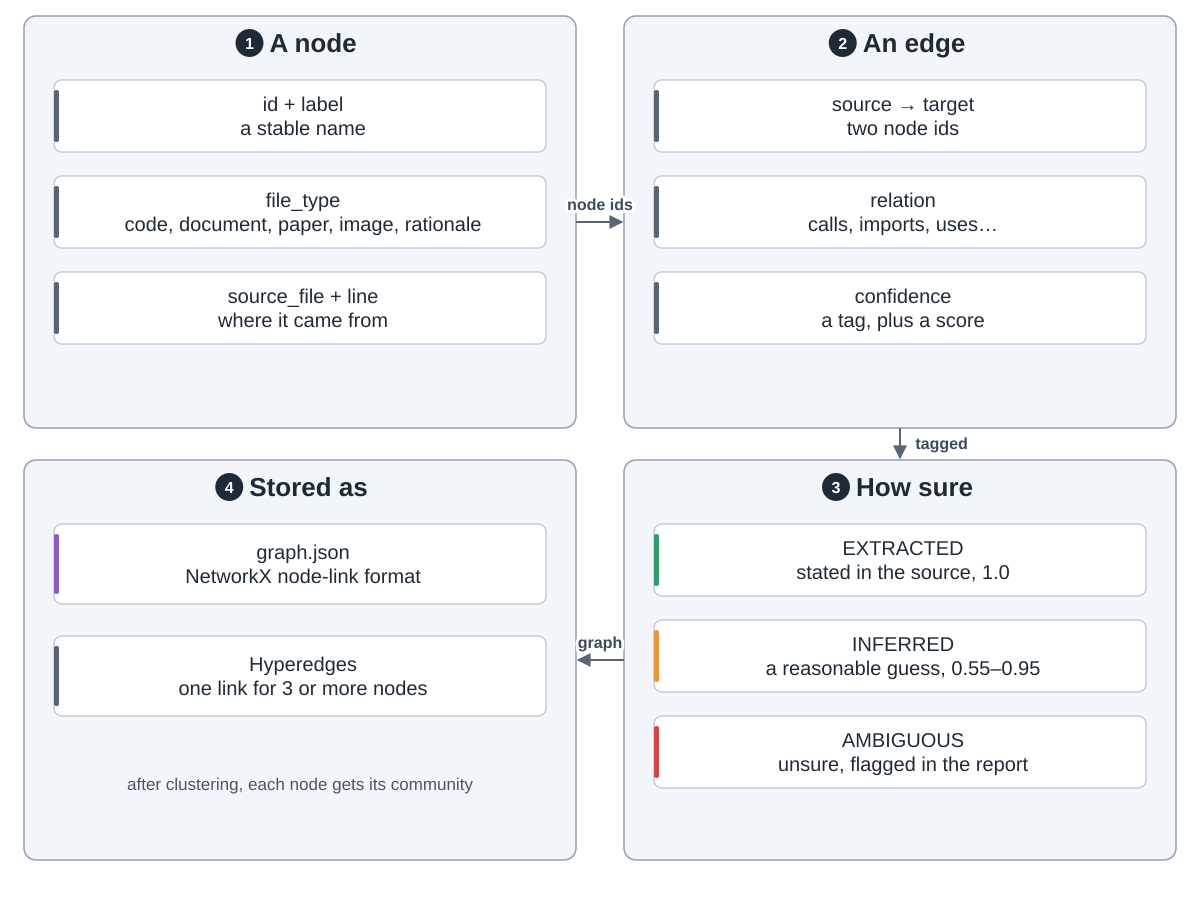

Write the Python code that produced this figure.
"""graphify data model: what one node and one edge hold.  Drawn from the graphify repo
(https://github.com/Graphify-Labs/graphify, ARCHITECTURE.md "Extraction output schema" and "Confidence
labels"; docs/how-it-works.md "Confidence tagging" (INFERRED rubric 0.55-0.95) and "The graph format";
graphify/report.py "Ambiguous Edges - Review These"; graphify/skill.md Step 5 (community_name in
graph.json); commit 35adf43).  Run: python3 model.py

Snake order: 1 a node (top left) -> 2 an edge (top right) -> 3 how sure (bottom right)
-> 4 stored as (bottom left)."""
import sys
from pathlib import Path

sys.path.insert(0, str(Path(__file__).resolve().parents[2] / "tools"))
from archdiagram import Diagram  # noqa: E402

L, R, W = 24, 624, 552
T1, H1 = 16, 412
T2, H2 = 460, 400


def col(x, top, cards, h=72, gap=24, arrows=True):
    """One column of wide cards, top to bottom, optionally joined by arrows."""
    for i, (lbl, kind) in enumerate(cards):
        y = top + 64 + i * (h + gap)
        d.card(x + 30, y, lbl, kind, w=492, h=h)
        if arrows and i:
            d.arrow(f"M{x + W / 2} {y - gap}V{y - 2}")


def handoffs(a, b, c, ya=T1 + 206, yc=T2 + 200):
    """Arrows between the four groups in snake order, with what each one carries."""
    if a:
        d.arrow(f"M{L + W} {ya}H{R - 2}", label=a, at=(600, ya - 12))
    if b:
        d.arrow(f"M{R + W / 2} {T1 + H1}V{T2 - 2}", label=b, at=(R + W / 2 + 14 + len(b) * 4.6, T1 + H1 + 21))
    if c:
        d.arrow(f"M{R} {yc}H{L + W + 2}", label=c, at=(600, yc - 12))


d = Diagram("graphify data model",
            "1 A node: an id and a readable label; a file type of code, document, paper, image or rationale; "
            "and the source file and line it came from. "
            "2 An edge: a source and a target node, a relation such as calls, imports or uses, and a confidence "
            "tag. "
            "3 How sure: EXTRACTED means it is stated in the source, score 1.0; INFERRED is a reasonable guess "
            "with a score from 0.55 to 0.95; AMBIGUOUS is uncertain and listed in the report for a person to "
            "check. "
            "4 Stored as: graph.json in NetworkX node-link format; hyperedges link groups of three or more "
            "nodes; after clustering each node also carries its community.")

d.group(L, T1, W, H1, "A node", 1)
col(L, T1, [("id + label|a stable name", "data"),
            ("file_type|code, document, paper, image, rationale", "data"),
            ("source_file + line|where it came from", "data")], arrows=False)

d.group(R, T1, W, H1, "An edge", 2)
col(R, T1, [("source → target|two node ids", "data"),
            ("relation|calls, imports, uses…", "data"),
            ("confidence|a tag, plus a score", "data")], arrows=False)

d.group(R, T2, W, H2, "How sure", 3)
col(R, T2, [("EXTRACTED|stated in the source, 1.0", "plan"),
            ("INFERRED|a reasonable guess, 0.55–0.95", "critic"),
            ("AMBIGUOUS|unsure, flagged in the report", "review")], arrows=False)

d.group(L, T2, W, H2, "Stored as", 4)
col(L, T2, [("graph.json|NetworkX node-link format", "write"),
            ("Hyperedges|one link for 3 or more nodes", "data")], h=80, gap=32, arrows=False)
d.note(L + W / 2, T2 + 330, "after clustering, each node gets its community")

handoffs("node ids", "tagged", "graph")
d.save(Path(__file__).with_name("model.svg"))
